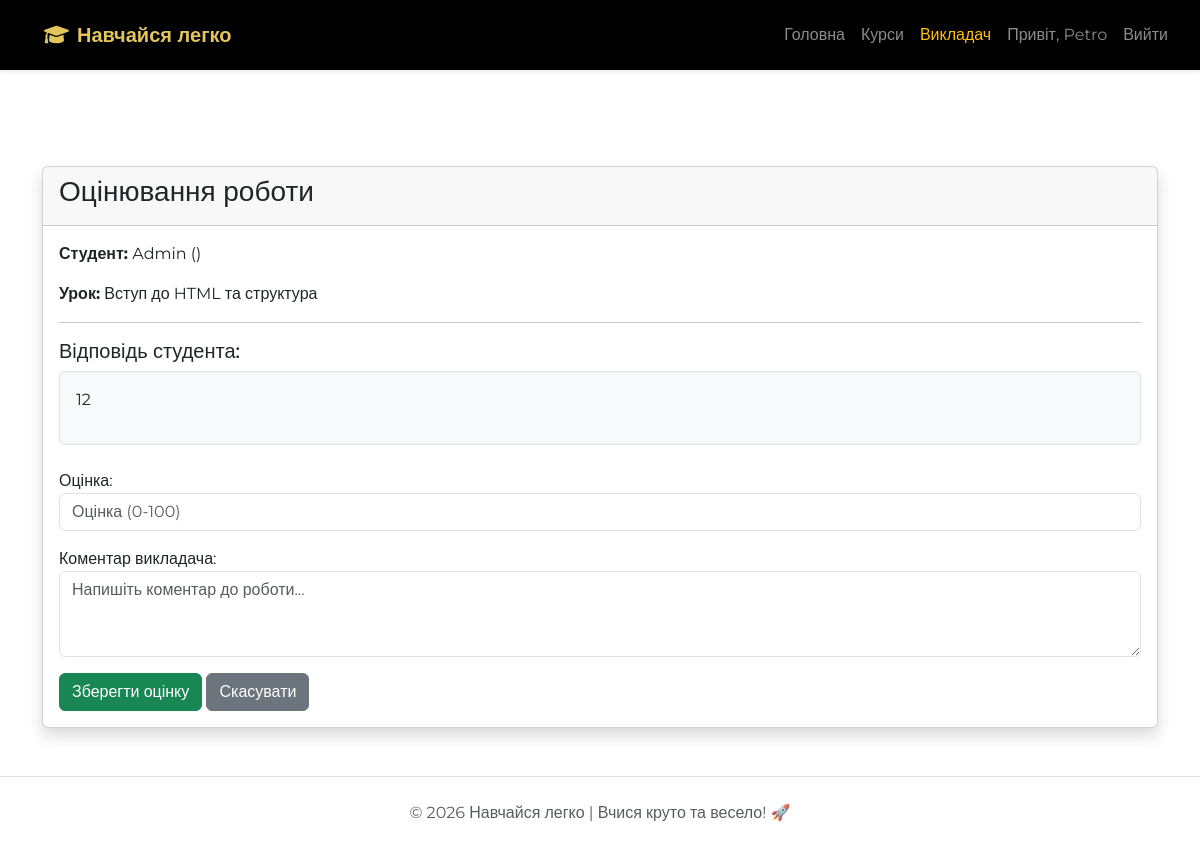
/submission/1/grade/ (signed in), run on the app's committed database.
### core/models.py (models this page shows, shortened)
class CustomUser(AbstractUser):
    ROLE_CHOICES = (
        ('student', 'Студент'),
        ('teacher', 'Викладач'),
        ('admin','Адміністратор'),
    )
    role = models.CharField(max_length=10, choices=ROLE_CHOICES, default='student', verbose_name="Роль")

class Submission(models.Model):
    lesson = models.ForeignKey(Lesson, on_delete=models.CASCADE)
    student = models.ForeignKey(settings.AUTH_USER_MODEL, on_delete=models.CASCADE)
    text = models.TextField(verbose_name="Ваша відповідь")
    grade = models.PositiveIntegerField(null=True, blank=True, verbose_name="Оцінка")
    feedback = models.TextField(blank=True, verbose_name="Коментар викладача")
    created_at = models.DateTimeField(auto_now_add=True)

class Lesson(models.Model):
    module = models.ForeignKey(Module, related_name='lessons', on_delete=models.CASCADE)
    title = models.CharField(max_length=200, verbose_name="Тема уроку")
    content = models.TextField(verbose_name="Текст уроку")
    video_url = models.URLField(blank=True, null=True, verbose_name="Посилання на відео (YouTube)")
    image = models.ImageField(upload_to='lesson_images/', blank=True, null=True, verbose_name="Зображення")

### core/views.py (the view)
# urls.py: path('submission/<int:submission_id>/grade/', views.grade_submission, name='grade_submission'),
@login_required
def grade_submission(request, submission_id):
    if request.user.role not in ['teacher', 'admin']:
        return redirect('home')
    submission = get_object_or_404(Submission, id=submission_id)
    if request.method == 'POST':
        form = GradingForm(request.POST, instance=submission)
        if form.is_valid():
            form.save()
            return redirect('teacher_dashboard')
    else:
        form = GradingForm(instance=submission)
    return render(request, 'grade_submission.html', {'form': form, 'submission': submission})

### core/forms.py
class GradingForm(forms.ModelForm):
    class Meta:
        model = Submission
        fields = ['grade', 'feedback']
        widgets = {
            'feedback': forms.Textarea(attrs={
                'class': 'form-control',
                'rows': 3,
                'placeholder': "Напишіть коментар до роботи..."
            }),
            'grade': forms.NumberInput(attrs={
                'class': 'form-control',
                'placeholder': "Оцінка (0-100)",
                'min': 0,
                'max': 100
            })
        }
        labels = {
            'grade': 'Оцінка',
            'feedback': 'Коментар викладача'
        }

### templates/grade_submission.html (shortened to what this page needs)
{% extends "base.html" %}
{% block content %}
<main class="py-5 mt-5">
    <div class="container">
        <div class="card shadow">
            <div class="card-header">
                <h3>Оцінювання роботи</h3>
            </div>
            <div class="card-body">
                <p><strong>Студент:</strong> {{ submission.student.username }} ({{ submission.student.get_full_name }})</p>
                <p><strong>Урок:</strong> {{ submission.lesson.title }}</p>
                <hr>
                <h5>Відповідь студента:</h5>
                <div class="p-3 bg-light border rounded mb-4">
                    {{ submission.text|linebreaks }}
                </div>
                <form method="post">
                    {{ form.as_p }}
                    <button type="submit" class="btn btn-success">Зберегти оцінку</button>
                    <a href="{% url 'course_detail' submission.lesson.module.course.id %}" class="btn btn-secondary">Скасувати</a>
                </form>
            </div>
        </div>
    </div>
</main>
{% endblock %}

### templates/base.html (shortened to what this page needs)
{% load static %}
<!DOCTYPE html>
<html lang="uk">
<head>
    <link rel="stylesheet" href="https://cdnjs.cloudflare.com/ajax/libs/font-awesome/6.0.0/css/all.min.css">
    <link href="https://cdn.jsdelivr.net/npm/bootstrap@5.3.0/dist/css/bootstrap.min.css" rel="stylesheet">
    <link rel="stylesheet" href="{% static 'css/styles.css' %}">
</head>
<body>
    <nav class="navbar navbar-expand-lg navbar-dark shadow-sm" style="background-color: #000000;">
        <div class="container-fluid px-4">
            <a class="navbar-brand" href="{% url 'home' %}">
                <i class="fas fa-graduation-cap me-2"></i>Навчайся легко
            </a>
            <div class="collapse navbar-collapse" id="navbarNav">
                <ul class="navbar-nav ms-auto align-items-center">
                    <li class="nav-item"><a class="nav-link" href="{% url 'home' %}">Головна</a></li>
                    <li class="nav-item"><a class="nav-link" href="{% url 'courses_list' %}">Курси</a></li>
                    {% if user.is_authenticated %}
                        {% if user.role == 'teacher' %}
                            <li class="nav-item"><a class="nav-link text-warning" href="{% url 'teacher_dashboard' %}">Викладач</a></li>
                        {% endif %}
                        <li class="nav-item"><a class="nav-link" href="{% url 'profile' %}">Привіт, {{ user.username }}</a></li>
                        <li class="nav-item">
                            <form action="{% url 'logout' %}" method="post" class="d-inline">
                                <button type="submit" class="btn btn-link nav-link">Вийти</button>
                            </form>
                        </li>
                    {% else %}
                        <li class="nav-item"><a class="nav-link" href="{% url 'login' %}">Вхід</a></li>
                        <li class="nav-item"><a class="btn btn-primary ms-2" href="{% url 'register' %}">Реєстрація</a></li>
                    {% endif %}
                </ul>
            </div>
        </div>
    </nav>
    <main>
        {% block content %}
        {% endblock %}
    </main>
    <footer class="bg-white py-4 mt-auto border-top">
        <div class="container text-center">
            <p class="text-muted mb-0">© 2026 Навчайся легко | Вчися круто та весело! 🚀</p>
        </div>
    </footer>
</body>
</html>

### static/css/styles.css (style rules this page uses)
:root { --primary-color: #e3c65b; --primary-dark: #d4a373; --white: #ffffff; --bg-light: #f4f7f6; --sidebar-width: 320px; --navbar-height: 70px; --shadow: 0 4px 12px rgba(0, 0, 0, 0.1); }
body { font-family: 'Montserrat', sans-serif; margin: 0; padding-top: var(--navbar-height); background-color: var(--white); overflow-x: hidden; }
.navbar { position: fixed !important; top: 0; width: 100%; height: var(--navbar-height); background-color: #000; z-index: 2000; display: flex; align-items: center; }
.navbar-brand { color: var(--primary-color) !important; font-weight: 700; padding-left: 20px; text-decoration: none; }

### data on the page
CustomUser: username "Petro"
Submission: student.username "Admin", lesson "Вступ до HTML та структура", text "12"
